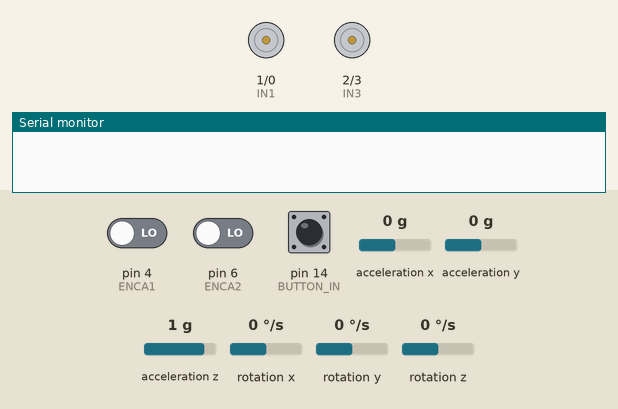
Recording of a sketch running on a simulated Arduino Uno, built for the host (arithmetic inside an expression is 32-bit, double 64-bit). Shown: motor-driver pin pairs drawn as motors (green arrow = first pin HIGH = forward, orange = second pin HIGH = backward, longer = more drive), the last lines printed to the serial monitor. Inputs (shaded band) come from the test bench; at power-on: pin 14 (BUTTON_IN) LOW, pin 4 (ENCA1) LOW, pin 6 (ENCA2) LOW, acceleration x 0 g, acceleration y 0 g, acceleration z 1 g, rotation x 0 °/s, rotation y 0 °/s, rotation z 0 °/s.

Above: at 0.8 s.
0.9 s: pin 14 (BUTTON_IN) pulled HIGH for 0.15 s
2.5 s: pin 14 (BUTTON_IN) pulled HIGH for 1 s
At 7.3 s:
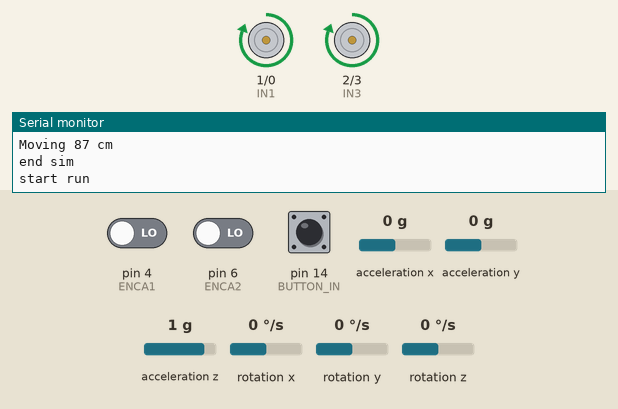
Timing chart, 0 to 8.8 s (numbered marks = the images above; inputs shaded):
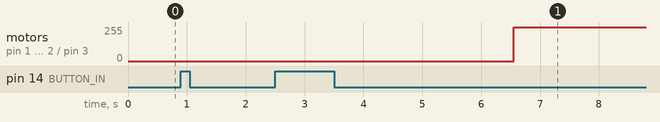

The sketch:

robot_code.ino
```cpp
#include <Wire.h>
#include <MPU6050_tockn.h>

MPU6050 mpu6050(Wire,0.2,0.8);

#define IN1 1
#define IN2 0
#define IN3 2
#define IN4 3
#define ENCA1 4
#define ENCB1 5
#define ENCA2 6
#define ENCB2 7
#define BUTTON_IN 14

int direction;
int pos1, pos2, prevPos1, prevPos2;
double x, y, vx, vy, stx, sty, yaw, encYaw;
double W = 10.85, wheelDiameter = 6.7, dowelDist = 6.0;
double encCount = 715.6, distScale = 1.01, thetaScale = 1.07;

int minLSpeed = 207, minRSpeed = 187, lfss = 207, rfss = 200, lbss = 200, rbss = 207;
int vMax = 58, vMin = 25;

int dtt = 5000, dts = 5000;
long prevT;

double aG;
double initRead = 0;

const int MAX_TOKENS = 1000;
const float MIN_SPEED = 30.0;
const float OFFSET = -4; //If the expected time is 70 and the actual time is 75, then OFFSET = -5
const float TURN_TIME = 0.535;

bool SIM;
const char* CMD_STRING = "81 25 L 90 -90 -100 R 100 L 100 L 50 R 50 R 100 R 40 -88 R 87";
// const char* CMD_STRING = "81 25 L 90 -190 R 100 L 100 L 50 R 50 R 50 L 50 L 44";
// const char* CMD_STRING = "81 25 R 100 L 100 L 100 L 50 R 50 R 50 L 50 L 44";

double PIDVals[1][5] = {{9,0,1000,0,0}};
double ltTol = 8, rtTol = 7, sTol = 0.5;

void setup() {

  Serial.begin(115200);
  while (!Serial) delay(10);

  Wire.begin();
  Wire.setClock(1000000);
  mpu6050.begin();

  pinMode(ENCA1, INPUT);
  pinMode(ENCB1, INPUT);
  pinMode(ENCA2, INPUT);
  pinMode(ENCB2, INPUT);
  pinMode(IN1, OUTPUT);
  pinMode(IN2, OUTPUT);
  pinMode(IN3, OUTPUT);
  pinMode(IN4, OUTPUT);
  stop();

  pinMode(BUTTON_IN,INPUT_PULLDOWN);

  while(buttonState()!=1);
  while(buttonState()!=0);

  SIM = true;
  Serial.println("start sim");
  parseAndExecute(CMD_STRING);
  Serial.println("end sim");

  while(buttonState()!=1);
  while(buttonState()!=0);
  Serial.println("start run");

  SIM = false;

  mpu6050.calcGyroOffsets(true, 1000, 500);
  for(int i = 0; i < 3; i++) Serial.println();

  double sum = 0.0;
  for(int i = 0; i < 10; i++) {
    sum += getYaw();
    delay(2);
  }
  initRead = (sum/10.0);

  pos1 = 0; pos2 = 0; prevPos1 = 0; prevPos2 = 0;
  x = 0; y = -dowelDist; vx = 0; vy = 0; yaw = 0; encYaw = 0; aG = 0.98, stx = 0; sty = 0;

  attachInterrupt(digitalPinToInterrupt(ENCA1),readEncoder1,CHANGE);
  attachInterrupt(digitalPinToInterrupt(ENCA2),readEncoder2,CHANGE);

  direction = 0;
  prevT = micros();

  parseAndExecute(CMD_STRING);

  // straight(25);
  // delay(90);
  // turn('L');
  // delay(90);
  // straight(25);

  // for(int i = 0; i < 20; i++) {
  //   straight(50);
  //   delay(100);
  //   turn('L');
  //   delay(100);
  // }

}

void loop() {
  // Serial.println(buttonState());
  // getDists();

  // // Odometry testing
  // updatePos(5000);
  // delay(5);
  // Serial.print(x);
  // Serial.print(" ");
  // Serial.print(y);
  // Serial.print(" ");
  // Serial.print(encYaw);
  // Serial.print(" ");
  // Serial.print(getYaw());
  // Serial.print(" ");
  // Serial.println(yaw);

  // // Gyro testing
  // delay(5);
}

void straightSim(int dist) {
  Serial.print("Moving ");
  Serial.print(dist);
  Serial.println(" cm");
}

void turnSim(char dir) {
  Serial.print("Turning ");
  Serial.println(dir);
}

void pauseSim(float delayTime) {
  Serial.print("Pausing for ");
  Serial.print(delayTime);
  Serial.println(" seconds");
}

int tokenize(char *str, char *tokens[], int maxTokens) {
  int count = 0;
  char *token = strtok(str, " ");
  while (token != NULL && count < maxTokens) {
    tokens[count++] = token;
    token = strtok(NULL, " ");
  }
  return count;
}

void parseAndExecute(const char *commandStr) {
  char buf[128];
  strncpy(buf, commandStr, sizeof(buf));
  buf[sizeof(buf) - 1] = '\0';

  char *tokens[MAX_TOKENS];
  int numTokens = tokenize(buf, tokens, MAX_TOKENS);

  if (numTokens < 2) {
    Serial.println("Not enough tokens to execute.");
    return;
  }

  float totalTime = atof(tokens[0]);

  float funcTimes[MAX_TOKENS];
  int distances[MAX_TOKENS];

  int numCommands = numTokens - 1;

  for (int i = 0; i < numCommands; i++) {
    char *cmd = tokens[i+1];
    if (cmd[0]=='L'||cmd[0]=='R') funcTimes[i] = TURN_TIME;
    else {
      int dist = atoi(cmd);
      distances[i] = dist;
      // Movement time: absolute distance / 30 (cm/sec)
      float moveTime = abs(dist) / MIN_SPEED;
      funcTimes[i] = moveTime;
    }
  }

  float totalFuncTime = 0;
  for (int i = 0; i < numCommands; i++) {
    totalFuncTime += funcTimes[i];
  }

  int numDelays = numCommands - 1;
  float remainingTime = totalTime - totalFuncTime;
  float delayTime = (numDelays > 0) ? (remainingTime + OFFSET) / numDelays : 0;

  for (int i = 0; i < numCommands; i++) {
    char *cmd = tokens[i+1];
    if (cmd[0] == 'L' || cmd[0] == 'R') {
      float execTime = funcTimes[i];
      if (SIM) {
        turnSim(cmd[0]);
      } else {
        turn(cmd[0]);
      }
    } else {
      int dist = atoi(cmd);
      if (SIM) {
        straightSim(dist);
      } else {
        straight(dist);
      }
    }
    if (i < numCommands - 1) {
      if (SIM) {
        pauseSim(delayTime);
      } else {
        delay(delayTime * 1000);
      }
    }
  }
}

double straight(double dist) {
  int sign = ((dist<0)?-1:1);
  if(direction%2==0) sty += ((direction==0)?1:-1)*dist;
  else stx += ((direction==3)?1:-1)*dist;

  long startTime = micros();
  double lSpeed = ((sign==1)?lfss:lbss), rSpeed = ((sign==1)?rfss:rbss);

  setMotor(sign, (int)lSpeed, 1);
  setMotor(sign, (int)rSpeed, 2);
  prevT = micros();

  while (abs(((direction%2==0)?y-sty:x-stx))>sTol) {
    if(micros()-prevT<dts) continue;
    updatePos(micros()-prevT);
    prevT = micros();
    double horizPID = PID(0,((direction%2==0)?stx:sty),((direction%2==0)?x:y));
    setMotor(sign, (int)constrain(lSpeed+((direction==0||direction==1)?1:-1)*horizPID, minLSpeed, 255), 1);
    setMotor(sign, (int)constrain(rSpeed-((direction==0||direction==1)?1:-1)*horizPID, minRSpeed, 255), 2);

  }
  stop();
  long startT = prevT;
  while(micros()-startT<100000) {
    if(micros()-prevT<dtt) continue;
    updatePos(micros()-prevT);
    prevT = micros();
  }

  return (micros()-startTime)/1000000.0;
}

double turn(char dir) {
  int sign = ((dir=='L')?1:-1);
  direction = (direction+sign)%4;
  if(direction<0) direction += 4;

  double target = direction*90.0;
  long startTime = micros();

  setMotor(-sign, minLSpeed-8, 1); //-8
  setMotor(sign, minRSpeed+15, 2); //+15

  while(abs(yawError(direction))>((dir=='L')?ltTol:rtTol)) {
    if(micros()-prevT<dtt) continue;
    updatePos(micros()-prevT);
    prevT = micros();
  }
  stop();
  long startT = prevT;
  while(micros()-startT<100000) {
    if(micros()-prevT<dtt) continue;
    updatePos(micros()-prevT);
    prevT = micros();
  }

  return (micros()-startTime)/1000000.0;
}

double yawError(double dir) {
  double error = dir*90-yaw;
  if((dir==0&&yaw>180)||(dir==1&&yaw>270)) error += 360;
  else if(dir==3&&yaw<90) error -= 360;
  return error;
}

double PID(int index, double target, double current) {
  double error = target - current;
  PIDVals[index][4] += error;
  double derivative = error - PIDVals[index][3];
  PIDVals[index][3] = error;
  return (PIDVals[index][0]*error + PIDVals[index][1]*PIDVals[index][4] + PIDVals[index][2]*derivative);
}

void updatePos(long tDiff) {

  double dD1 = distScale*(((double)pos1-prevPos1)/encCount)*PI*wheelDiameter;
  double dD2 = distScale*(((double)pos2-prevPos2)/encCount)*PI*wheelDiameter;
  double dD = (dD1+dD2)/2.0, dTheta = ((dD2-dD1)/W);
  double xDiff = -dD*sin(yaw*PI/180.0+(dTheta/2.0)), yDiff = dD*cos(yaw*PI/180.0+(dTheta/2.0));
  x += xDiff; y += yDiff;
  vx = xDiff/tDiff*1000000.0; vy = yDiff/tDiff*1000000.0;
  encYaw = boundYaw(encYaw + thetaScale*dTheta*180.0/PI);

  double gyroYaw = getYaw();
  if(gyroYaw-encYaw>300.0) encYaw += 360.0;
  else if(encYaw-gyroYaw>300.0) gyroYaw += 360.0;
  yaw = boundYaw(aG*gyroYaw+(1.0-aG)*encYaw);

  prevPos1 = pos1; prevPos2 = pos2;

  double dowelX = x-dowelDist*sin(yaw*PI/180.0), dowelY = y+dowelDist*cos(yaw*PI/180.0);

}

double boundYaw(double raw) {
  raw = fmod(raw,360.0);
  if(raw<0) raw+=360.0;
  return raw;
}

double getYaw() {
  mpu6050.update();
  return boundYaw(mpu6050.getAngleZ()*360.0/357.2225-initRead);
}

void stopMotor(int motor) {
  setMotor(0,0,motor);
}

void stop() {
  stopMotor(1);
  stopMotor(2);
}

void readEncoder1() {
  if (digitalRead(ENCA1)==digitalRead(ENCB1)) pos1--;
  else pos1++;
}

void readEncoder2() {
  if (digitalRead(ENCA2)==digitalRead(ENCB2)) pos2++;
  else pos2--;
}

void setMotor(int dir, int pwmVal, int motor) {
  int in1, in2;
  if(motor==1) {
    in1 = IN1;
    in2 = IN2;
  } else {
    in1 = IN3;
    in2 = IN4;
  }
  if(dir == 1) {
    analogWrite(in1,pwmVal);
    digitalWrite(in2,LOW);
  } else if(dir == -1) {
    analogWrite(in2,pwmVal);
    digitalWrite(in1,LOW);
  } else if(dir == 0) {
    analogWrite(in1, 0);
    analogWrite(in2, 0);
    digitalWrite(in1,LOW);
    digitalWrite(in2,LOW);
  }
}

int buttonState() {
  if(digitalRead(BUTTON_IN)==HIGH) {
    delay(10);
    if(digitalRead(BUTTON_IN)==HIGH) return 1;
  } else {
    delay(10);
    if(digitalRead(BUTTON_IN)==LOW) return 0;
  }
  return -1;
}
```

Measured:
- after the input at 2.5 s, motor on pin 1 (IN1) / pin 0 (IN2), motor on pin 2 (IN3) / pin 3 (IN4): stopped → forward 255/255 after 4.1 s
